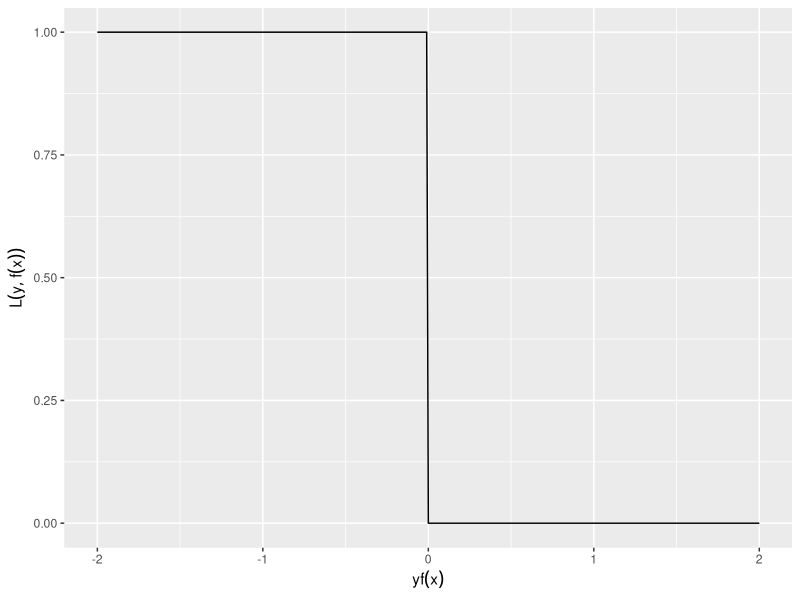

Generate this figure with R: (Note: this script raises an error after producing the figure.)
# ------------------------------------------------------------------------------
# FIG: 0-1 LOSS
# ------------------------------------------------------------------------------

# DATA -------------------------------------------------------------------------

x <- seq(-2L, 2L, by = 0.01)
y <- as.numeric(x < 0L)

# PLOTS ------------------------------------------------------------------------

p <- ggplot2::qplot(
  x, 
  y, 
  geom = "line",
  xlab = expression(r = yf(x)),
  ylab = expression(L(y, f(x))))

p <- p + theme_bw()
p <- p + theme(text = element_text(size = 20L))

ggplot2::ggsave("../figure/plot_loss_01.png", p, height = 4L, width = 10L)
